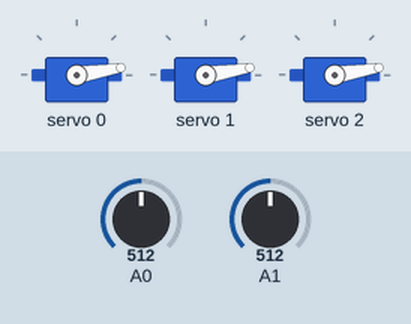
Bench run of a sketch on a simulated Arduino Uno, built with avr-gcc and run on an emulated ATmega328P. Parts: 3 × servo. The test bench sets the inputs (shaded band); at power-on: A1 = 512, A0 = 512.

Above: at 1.7 s.
1.8 s: A1 set to 272
3.7 s: A1 set to 238
At 4.76 s:
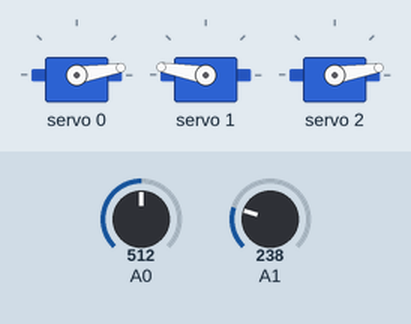
6.7 s: A0 set to 264
9.7 s: A0 set to 247
At 12.4 s:
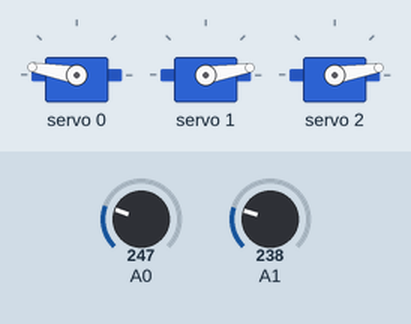
12.7 s: A1 set to 306
At 15.0 s:
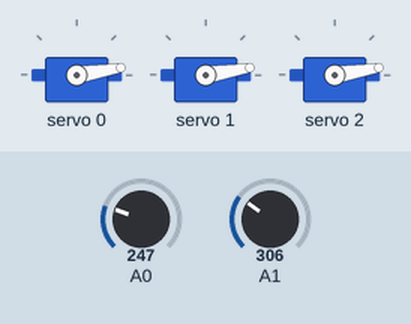
Timing chart, 0 to 16.7 s (numbered marks = the images above; inputs shaded):
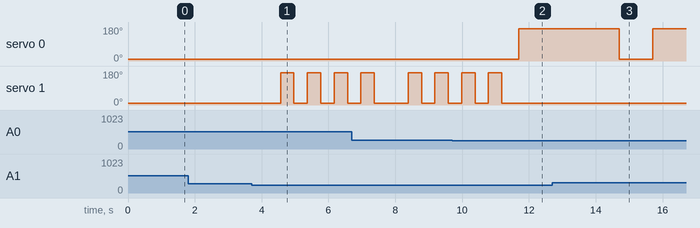

Measured:
- the behaviour switches between 256 and 255 on A1 (found by bisection; images 0 and 1)
- the behaviour switches between 256 and 255 on A0 (found by bisection; images 1 and 2)
- after the input at 1.8 s, every drawn part: stays the same
- after the input at 3.7 s, servo 1: alternates 170° for 0.40 s and 9° for 0.40 s, starting after 0.87 s
- after the input at 9.7 s, servo 0: 9° → 170° after 2.0 s; servo 1: goes on until 11.2 s, then stays 9°
- after the input at 12.7 s, servo 1: stops changing and stays 9°

The sketch:

sensor-personaliities.ino
```cpp
#include <Wire.h>
#include <Adafruit_PWMServoDriver.h>
#include <stdlib.h>

Adafruit_PWMServoDriver pwm = Adafruit_PWMServoDriver();

#define SERVOMIN  130 // This is the 'minimum' pulse length count (out of 4096)
#define SERVOMAX  470 // This is the 'maximum' pulse length count (out of 4096)
#define SERVO_FREQ 50 // Analog servos run at ~50 Hz updates

// +++ Photocell Sensors +++
float env1 = 0;
float env2 = 0;

// +++++ Servo Motors +++++
int degree1 = 0;
int degree2 = 0;
int degree3 = 0;
int dir1 = 1;
int dir2 = 1;
int dir3 = 1;

// +++++++++++++++++++++++++++

// put your setup code here, to run once:
void setup() {

  // get average sensor readings of environment
  float total1 = 0;
  float total2 = 0;
  for (int i = 0; i < 50; i++) {
    total1 += analogRead(A0);
    total2 += analogRead(A1);
    delay(10);
  }
  env1 = total1 / 50;
  env2 = total2 / 50;

  // start servo driver
  pwm.begin();
  pwm.setPWMFreq(SERVO_FREQ);
  Serial.begin(9600);

  // initial open state
  int pulseLen = map(0, 0, 180, SERVOMIN, SERVOMAX);
  pwm.setPWM(0, 0, pulseLen);
  pwm.setPWM(1, 0, pulseLen);
  pwm.setPWM(2, 0, pulseLen);
}

// put your main code here, to run repeatedly:
void loop() {

  /*
  Config 0 -> Paused
  Config 1 -> Back and Forth Movement
  Config 2 -> Sensor activation (initially open; 1=closed 2=openclose 3=nothing)
  Config 3 -> Wave
  */
  int closed = map(180, 0, 180, SERVOMIN, SERVOMAX);
  int open = map(0, 0, 180, SERVOMIN, SERVOMAX);

  // sensor 1 (flower1)
  float total = 0;
  for (int i = 0; i < 50; i++) {
    total += analogRead(A0);
    delay(10);
  }
  float sensorValue1 = total / 50;
  if (sensorValue1 < env1 * 0.5) {
    pwm.setPWM(0, 0, closed);
    delay(3000);
    pwm.setPWM(0, 0, open);
  }

  // sensor 2 (flower2)
  total = 0;
  for (int i = 0; i < 50; i++) {
    total += analogRead(A1);
    delay(10);
  }
  float sensorValue2 = total / 50;
  if (sensorValue2 < env2 * 0.5) {
    pwm.setPWM(1, 0, closed);
    delay(400);
    pwm.setPWM(1, 0, open);
    delay(400);
    pwm.setPWM(1, 0, closed);
    delay(400);
    pwm.setPWM(1, 0, open);
    delay(400);
    pwm.setPWM(1, 0, closed);
    delay(400);
    pwm.setPWM(1, 0, open);
    delay(400);
    pwm.setPWM(1, 0, closed);
    delay(400);
    pwm.setPWM(1, 0, open);
  }
}

// +++++++++++++++++++++++++++

void readSensors() {
  int sensorValue1 = analogRead(A0);
  int sensorValue2 = analogRead(A1);

  Serial.println(sensorValue1);
  Serial.println(sensorValue2);
  Serial.println("+++++");
  delay(500);
}

void moveServo1(float spd) {
  if (degree1 > 180 || degree1 < 0) {
    dir1 *= -1;
  }
  degree1 = degree1 + dir1 * spd;

  int pulseLen = map(degree1, 0, 180, SERVOMIN, SERVOMAX);
  pwm.setPWM(0, 0, pulseLen);
}

void moveServo2(float spd) {
  if (degree2 > 180 || degree2 < 0) {
    dir2 *= -1;
  }
  degree2 = degree2 + dir2 * spd;

  int pulseLen = map(degree2, 0, 180, SERVOMIN, SERVOMAX);
  pwm.setPWM(1, 0, pulseLen);
}


void moveServo3(float spd) {
  if (degree3 > 180 || degree3 < 0) {
    dir3 *= -1;
  }
  degree3 = degree3 + dir3 * spd;

  int pulseLen = map(degree3, 0, 180, SERVOMIN, SERVOMAX);
  pwm.setPWM(2, 0, pulseLen);
}
```
